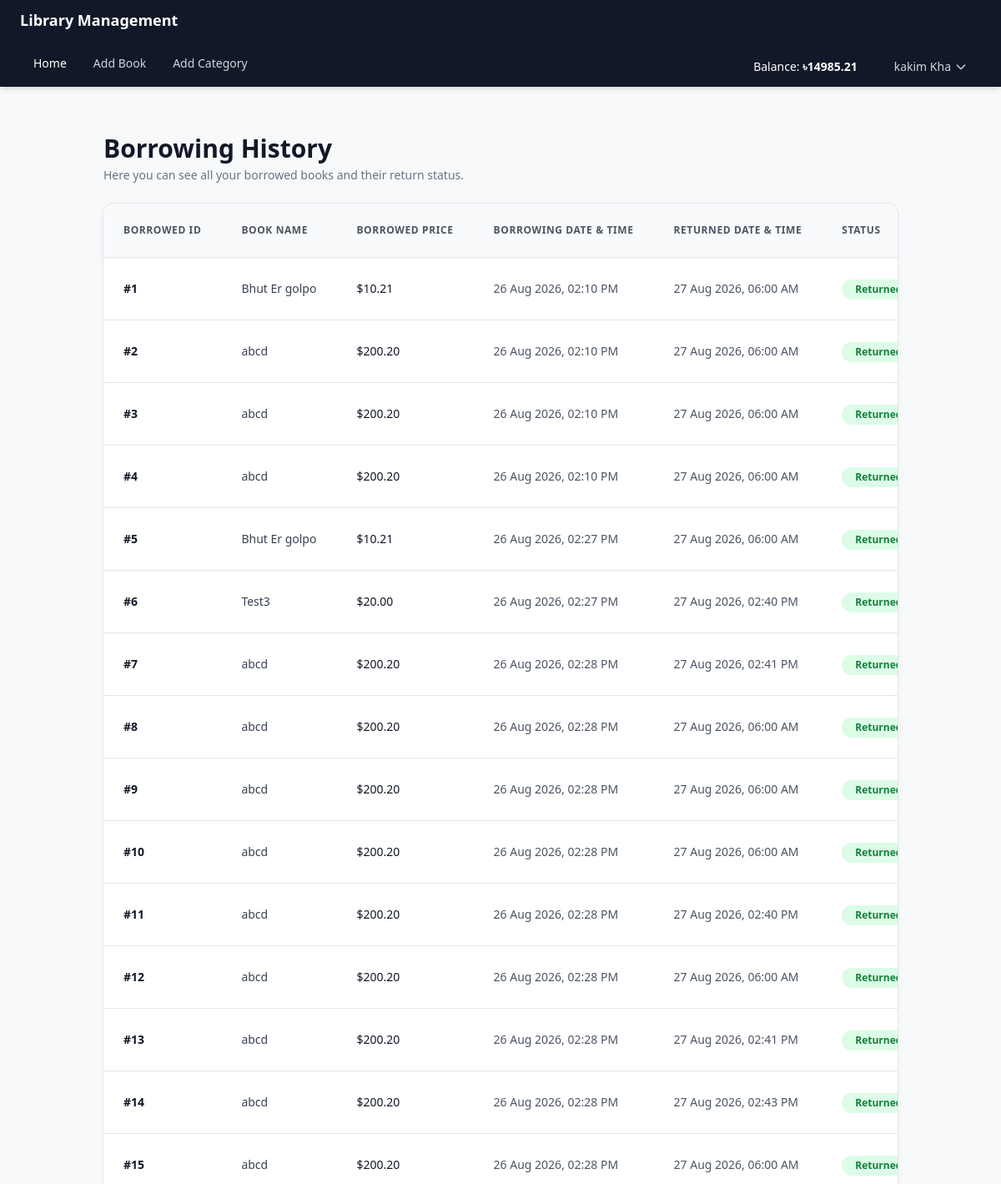
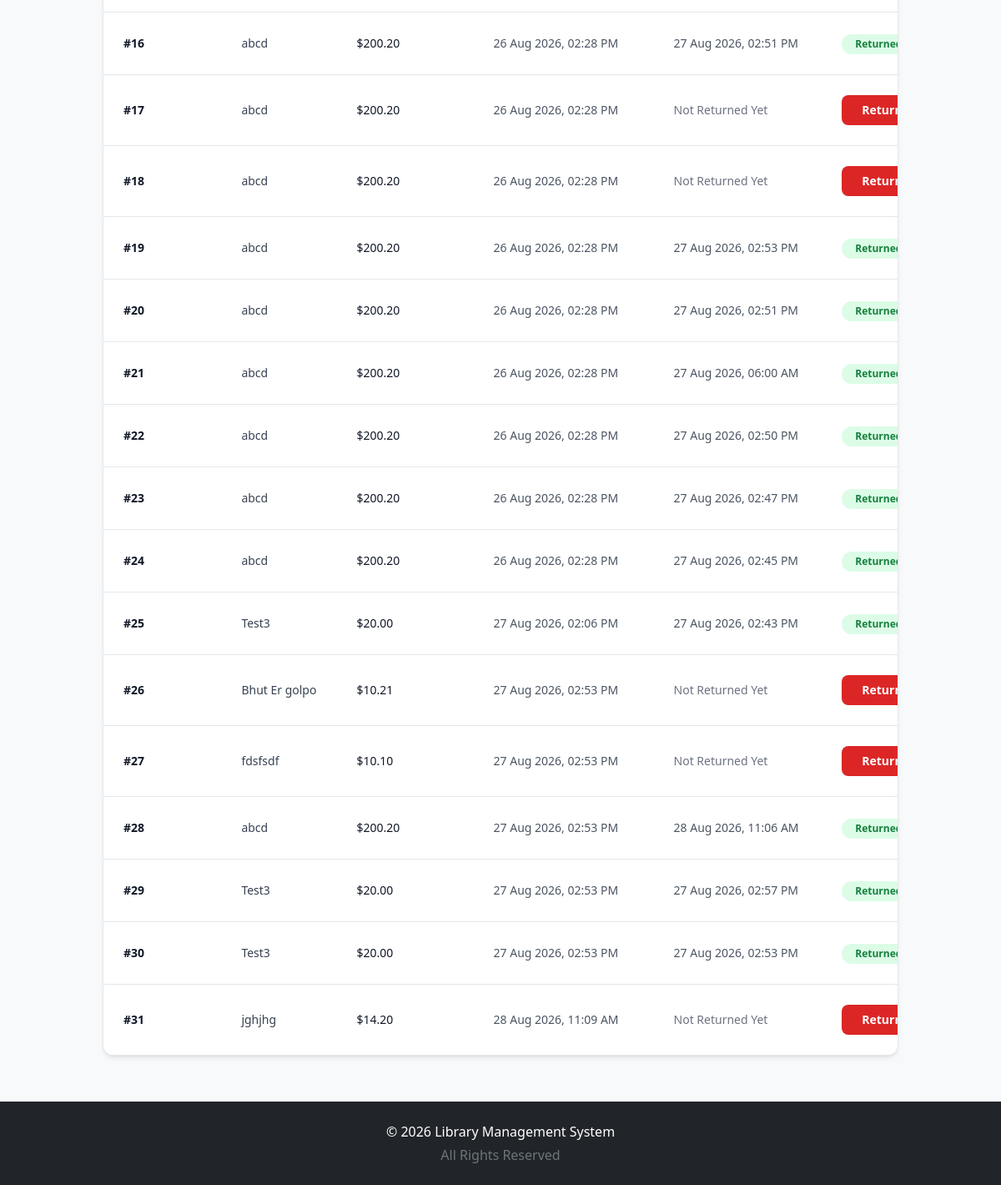
Screenshot of /borrowing/borrowing-history/ (signed in) with the database file from the repository (2 pictures, top to bottom).
### accounts/models.py (models this page shows, shortened)
class UserProfile(models.Model):
    user = models.OneToOneField(User,on_delete=models.CASCADE) ## One user has one profile, if user is deleted User Profile will be deleted
    balance = models.DecimalField(max_digits= 10, decimal_places=2, default=0.00)

### borrowing/models.py (models this page shows, shortened)
class Borrowing(models.Model):
    user = models.ForeignKey(UserProfile,on_delete = models.CASCADE,related_name='borrowings') ## if user is deleted, all borrowed books will be deleted
    book = models.ForeignKey(Book,on_delete = models.CASCADE,related_name='borrowings') ## if book is deleted, all borrowed books will be deleted
    borrowed_at = models.DateTimeField(auto_now_add=True) ## automatically set the field to now when the object is first created.
    returned_at = models.DateTimeField(null=True,blank=True)
    returned = models.BooleanField(default = False)

### books/models.py (models this page shows, shortened)
class Book(models.Model):
    title = models.CharField(max_length=200)
    description = models.TextField()
    category = models.ForeignKey('Category', on_delete=models.CASCADE, related_name = 'books')
    image = models.ImageField(upload_to="books/images/")
    borrowing_price = models.DecimalField(max_digits=6, decimal_places=2)

### borrowing/views.py (the view)
# urls.py: path('borrowing-history/',borrowingHistory,name='borrowing_history'),
@login_required
def borrowingHistory(request):
    current_user = request.user.userprofile ## get the current logged-in user profile object using request.user.userprofile
    borrowings = Borrowing.objects.filter(user = current_user)   ### get all the borrowing history of the current logged-in user using related_name 'borrowings' in Borrowing model
    return render(request,'borrowing_history.html',{'borrowings':borrowings}) ## pass the borrowing history of the current logged-in user to the template

### borrowing/templates/borrowing_history.html (shortened to what this page needs)
{% extends 'base.html' %}
{% block body %}
<div class="mx-auto max-w-7xl px-4 py-8 sm:px-6 lg:px-8">
    <div class="mb-6">
        <h1 class="text-3xl font-bold text-gray-900">
            Borrowing History
        </h1>
        <p class="mt-1 text-sm text-gray-500">
            Here you can see all your borrowed books and their return status.
        </p>
    </div>
    <div class="overflow-hidden rounded-xl bg-white shadow-md ring-1 ring-gray-200">
        <div class="overflow-x-auto">
            <table class="min-w-full divide-y divide-gray-200">
                <thead class="bg-gray-50">
                    <tr>
                        <th
                            scope="col"
                            class="whitespace-nowrap px-6 py-4 text-left text-xs font-semibold uppercase tracking-wider text-gray-600">
                            Borrowed ID
                        </th>
                        <th
                            scope="col"
                            class="whitespace-nowrap px-6 py-4 text-left text-xs font-semibold uppercase tracking-wider text-gray-600">
                            Book Name
                        </th>
                        <th
                            scope="col"
                            class="whitespace-nowrap px-6 py-4 text-left text-xs font-semibold uppercase tracking-wider text-gray-600">
                            Borrowed Price
                        </th>
                        <th
                            scope="col"
                            class="whitespace-nowrap px-6 py-4 text-left text-xs font-semibold uppercase tracking-wider text-gray-600">
                            Borrowing Date & Time
                        </th>
                        <th
                            scope="col"
                            class="whitespace-nowrap px-6 py-4 text-left text-xs font-semibold uppercase tracking-wider text-gray-600">
                            Returned Date & Time
                        </th>
                        <th
                            scope="col"
                            class="whitespace-nowrap px-6 py-4 text-left text-xs font-semibold uppercase tracking-wider text-gray-600">
                            Status
                        </th>
                    </tr>
                </thead>
                <tbody class="divide-y divide-gray-200 bg-white">
                    {% for history in borrowings %}
                    <tr class="transition hover:bg-gray-50">
                        <th
                            scope="row"
                            class="whitespace-nowrap px-6 py-4 text-sm font-semibold text-gray-900">
                            #{{ history.id }}
                        </th>
                        <td class="whitespace-nowrap px-6 py-4 text-sm text-gray-700">
                            {{ history.book.title }}
                        </td>
                        <td class="whitespace-nowrap px-6 py-4 text-sm font-medium text-gray-900">
                            ${{ history.book.borrowing_price }}
                        </td>
                        <td class="whitespace-nowrap px-6 py-4 text-sm text-gray-600">
                            {{ history.borrowed_at|date:"d M Y, h:i A" }}
                        </td>
                        {% if history.returned_at %}
                            <td class="whitespace-nowrap px-6 py-4 text-sm text-gray-600">
                                {{ history.returned_at|date:"d M Y, h:i A" }}
                            </td>
                            <td class="px-6 py-4">
                                <span
                                    class="inline-flex rounded-full bg-green-100 px-3 py-1 text-xs font-semibold text-green-700">
                                    Returned
                                </span>
                            </td>
                        {% else %}
                            <td class="whitespace-nowrap px-6 py-4 text-sm text-gray-500">
                                Not Returned Yet
                            </td>
                            <td class="px-6 py-4">
                                <a
                                    href="{% url 'return_book' history.pk %}"
                                    class="inline-flex items-center rounded-lg bg-red-600 px-4 py-2 text-sm font-semibold text-white no-underline transition hover:bg-red-700 focus:outline-none focus:ring-2 focus:ring-red-500 focus:ring-offset-2">
                                    Return
                                </a>
                            </td>
                        {% endif %}
                    </tr>
                    {% endfor %}
                </tbody>
            </table>
        </div>
    </div>
</div>
{% endblock %}

### core/templates/navbar.html (shortened to what this page needs)
<nav class="bg-gray-900 shadow-md">
    <div class="mx-auto max-w-7xl px-4 sm:px-6 lg:px-8">
        <div class="flex h-12 items-center justify-between">
            <a href="{% url 'home' %}"
               class="text-lg font-bold text-white">
                Library Management
            </a>
        </div>
        <div
            id="navbarMenu"
            class="hidden border-t border-gray-700 py-2 md:flex md:items-center md:justify-between md:border-0 md:py-0">
            <div class="flex flex-col md:flex-row md:items-center">
                <a
                    href="{% url 'home' %}"
                    class="rounded px-3 py-1.5 text-sm font-medium text-white hover:bg-gray-800">
                    Home
                </a>
                <a
                    href="{% url 'add_book' %}"
                    class="rounded px-3 py-1.5 text-sm font-medium text-gray-300 hover:bg-gray-800 hover:text-white">
                    Add Book
                </a>
                <a
                    href="{% url 'add_category' %}"
                    class="rounded px-3 py-1.5 text-sm font-medium text-gray-300 hover:bg-gray-800 hover:text-white">
                    Add Category
                </a>
            </div>
            <div class="mt-2 md:mt-0">
                {% if request.user.is_authenticated %}
                    <div class="flex flex-col md:flex-row md:items-center md:gap-3">
                        <span class="px-3 py-1.5 text-sm text-white">
                            Balance:
                            <strong>
                                ৳{{ request.user.userprofile.balance }}
                            </strong>
                        </span>
                        <div class="relative">
                            <button
                                type="button"
                                onclick="document.getElementById('userDropdown').classList.toggle('hidden')"
                                class="flex items-center rounded px-3 py-1.5 text-sm text-gray-300 hover:bg-gray-800 hover:text-white">
                                {{ request.user.first_name|default:request.user.username }}
                                <svg
                                    class="ml-1 h-4 w-4"
                                    fill="none"
                                    stroke="currentColor"
                                    viewBox="0 0 24 24">
                                    <path
                                        stroke-linecap="round"
                                        stroke-linejoin="round"
                                        stroke-width="2"
                                        d="M19 9l-7 7-7-7">
                                    </path>
                                </svg>
                            </button>
                        </div>
                    </div>
                {% endif %}
            </div>
        </div>
    </div>
</nav>

### rows the page displays
Borrowing: id "1", book "Bhut Er golpo", book.borrowing_price "10.21", borrowed_at "26 Aug 2026, 02:10 PM", returned_at "27 Aug 2026, 06:00 AM"
Borrowing: id "2", book "abcd", book.borrowing_price "200.20", borrowed_at "26 Aug 2026, 02:10 PM", returned_at "27 Aug 2026, 06:00 AM"
Borrowing: id "3", book "abcd", book.borrowing_price "200.20", borrowed_at "26 Aug 2026, 02:10 PM", returned_at "27 Aug 2026, 06:00 AM"
Borrowing: id "4", book "abcd", book.borrowing_price "200.20", borrowed_at "26 Aug 2026, 02:10 PM", returned_at "27 Aug 2026, 06:00 AM"
Borrowing: id "5", book "Bhut Er golpo", book.borrowing_price "10.21", borrowed_at "26 Aug 2026, 02:27 PM", returned_at "27 Aug 2026, 06:00 AM"
Borrowing: id "6", book "Test3", book.borrowing_price "20.00", borrowed_at "26 Aug 2026, 02:27 PM", returned_at "27 Aug 2026, 02:40 PM"
Borrowing: id "7", book "abcd", book.borrowing_price "200.20", borrowed_at "26 Aug 2026, 02:28 PM", returned_at "27 Aug 2026, 02:41 PM"
Borrowing: id "8", book "abcd", book.borrowing_price "200.20", borrowed_at "26 Aug 2026, 02:28 PM", returned_at "27 Aug 2026, 06:00 AM"
Borrowing: id "9", book "abcd", book.borrowing_price "200.20", borrowed_at "26 Aug 2026, 02:28 PM", returned_at "27 Aug 2026, 06:00 AM"
Borrowing: id "10", book "abcd", book.borrowing_price "200.20", borrowed_at "26 Aug 2026, 02:28 PM", returned_at "27 Aug 2026, 06:00 AM"
Borrowing: id "11", book "abcd", book.borrowing_price "200.20", borrowed_at "26 Aug 2026, 02:28 PM", returned_at "27 Aug 2026, 02:40 PM"
Borrowing: id "12", book "abcd", book.borrowing_price "200.20", borrowed_at "26 Aug 2026, 02:28 PM", returned_at "27 Aug 2026, 06:00 AM"
Borrowing: id "13", book "abcd", book.borrowing_price "200.20", borrowed_at "26 Aug 2026, 02:28 PM", returned_at "27 Aug 2026, 02:41 PM"
Borrowing: id "14", book "abcd", book.borrowing_price "200.20", borrowed_at "26 Aug 2026, 02:28 PM", returned_at "27 Aug 2026, 02:43 PM"
Borrowing: id "15", book "abcd", book.borrowing_price "200.20", borrowed_at "26 Aug 2026, 02:28 PM", returned_at "27 Aug 2026, 06:00 AM"
Borrowing: id "16", book "abcd", book.borrowing_price "200.20", borrowed_at "26 Aug 2026, 02:28 PM", returned_at "27 Aug 2026, 02:51 PM"
Borrowing: id "17", book "abcd", book.borrowing_price "200.20", borrowed_at "26 Aug 2026, 02:28 PM", shows "Not Returned Yet"
Borrowing: id "18", book "abcd", book.borrowing_price "200.20", borrowed_at "26 Aug 2026, 02:28 PM", shows "Not Returned Yet"
Borrowing: id "19", book "abcd", book.borrowing_price "200.20", borrowed_at "26 Aug 2026, 02:28 PM", returned_at "27 Aug 2026, 02:53 PM"
Borrowing: id "20", book "abcd", book.borrowing_price "200.20", borrowed_at "26 Aug 2026, 02:28 PM", returned_at "27 Aug 2026, 02:51 PM"
Borrowing: id "21", book "abcd", book.borrowing_price "200.20", borrowed_at "26 Aug 2026, 02:28 PM", returned_at "27 Aug 2026, 06:00 AM"
Borrowing: id "22", book "abcd", book.borrowing_price "200.20", borrowed_at "26 Aug 2026, 02:28 PM", returned_at "27 Aug 2026, 02:50 PM"
Borrowing: id "23", book "abcd", book.borrowing_price "200.20", borrowed_at "26 Aug 2026, 02:28 PM", returned_at "27 Aug 2026, 02:47 PM"
Borrowing: id "24", book "abcd", book.borrowing_price "200.20", borrowed_at "26 Aug 2026, 02:28 PM", returned_at "27 Aug 2026, 02:45 PM"
Borrowing: id "25", book "Test3", book.borrowing_price "20.00", borrowed_at "27 Aug 2026, 02:06 PM", returned_at "27 Aug 2026, 02:43 PM"
Borrowing: id "26", book "Bhut Er golpo", book.borrowing_price "10.21", borrowed_at "27 Aug 2026, 02:53 PM", shows "Not Returned Yet"
Borrowing: id "27", book "fdsfsdf", book.borrowing_price "10.10", borrowed_at "27 Aug 2026, 02:53 PM", shows "Not Returned Yet"
Borrowing: id "28", book "abcd", book.borrowing_price "200.20", borrowed_at "27 Aug 2026, 02:53 PM", returned_at "28 Aug 2026, 11:06 AM"
Borrowing: id "29", book "Test3", book.borrowing_price "20.00", borrowed_at "27 Aug 2026, 02:53 PM", returned_at "27 Aug 2026, 02:57 PM"
Borrowing: id "30", book "Test3", book.borrowing_price "20.00", borrowed_at "27 Aug 2026, 02:53 PM", returned_at "27 Aug 2026, 02:53 PM"
Borrowing: id "31", book "jghjhg", book.borrowing_price "14.20", borrowed_at "28 Aug 2026, 11:09 AM", shows "Not Returned Yet"

### other values shown
{{ request.user.userprofile.balance }} "14985.21"
{{ request.user.first_name|default:request.user.username }} "kakim Kha"
